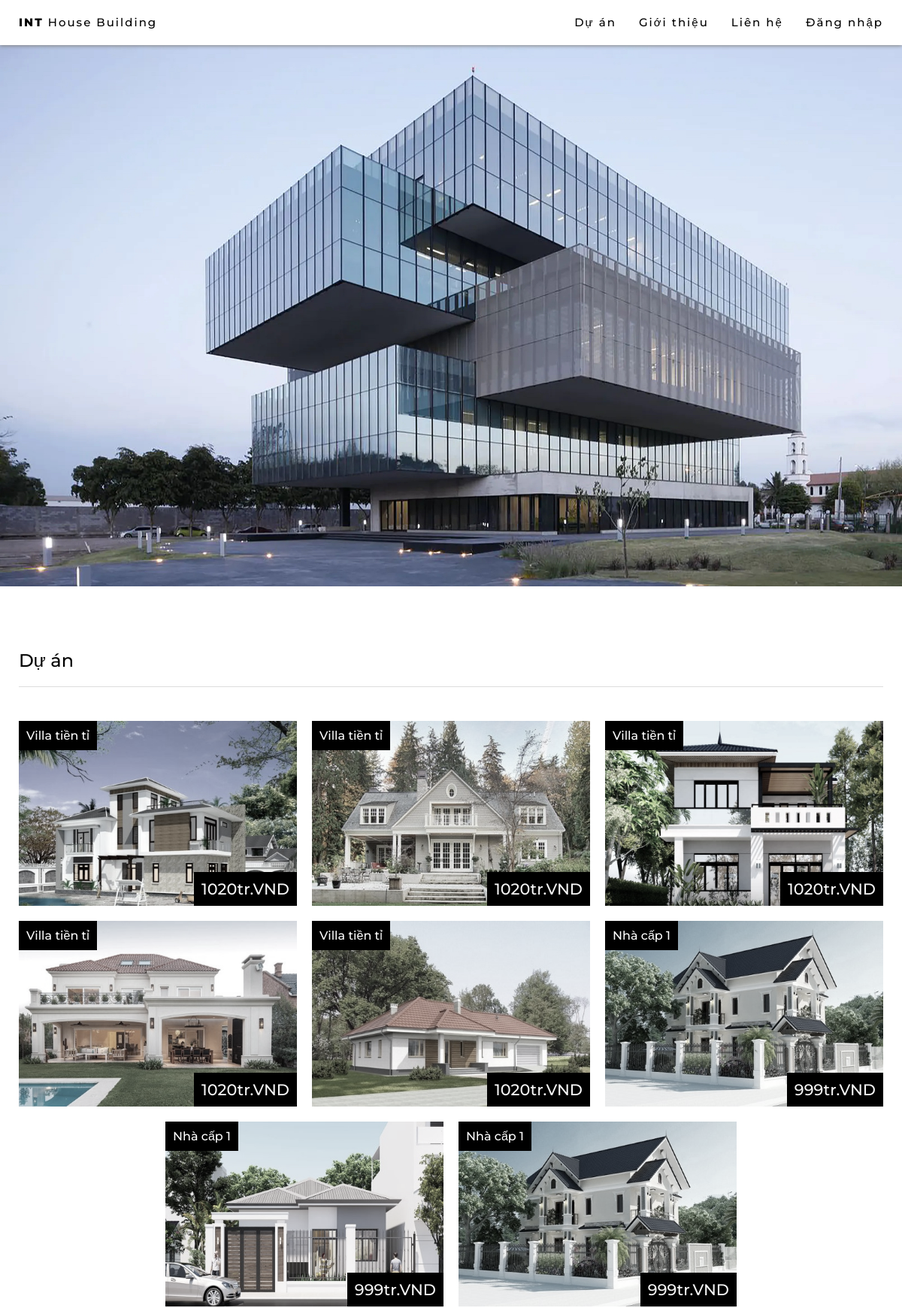
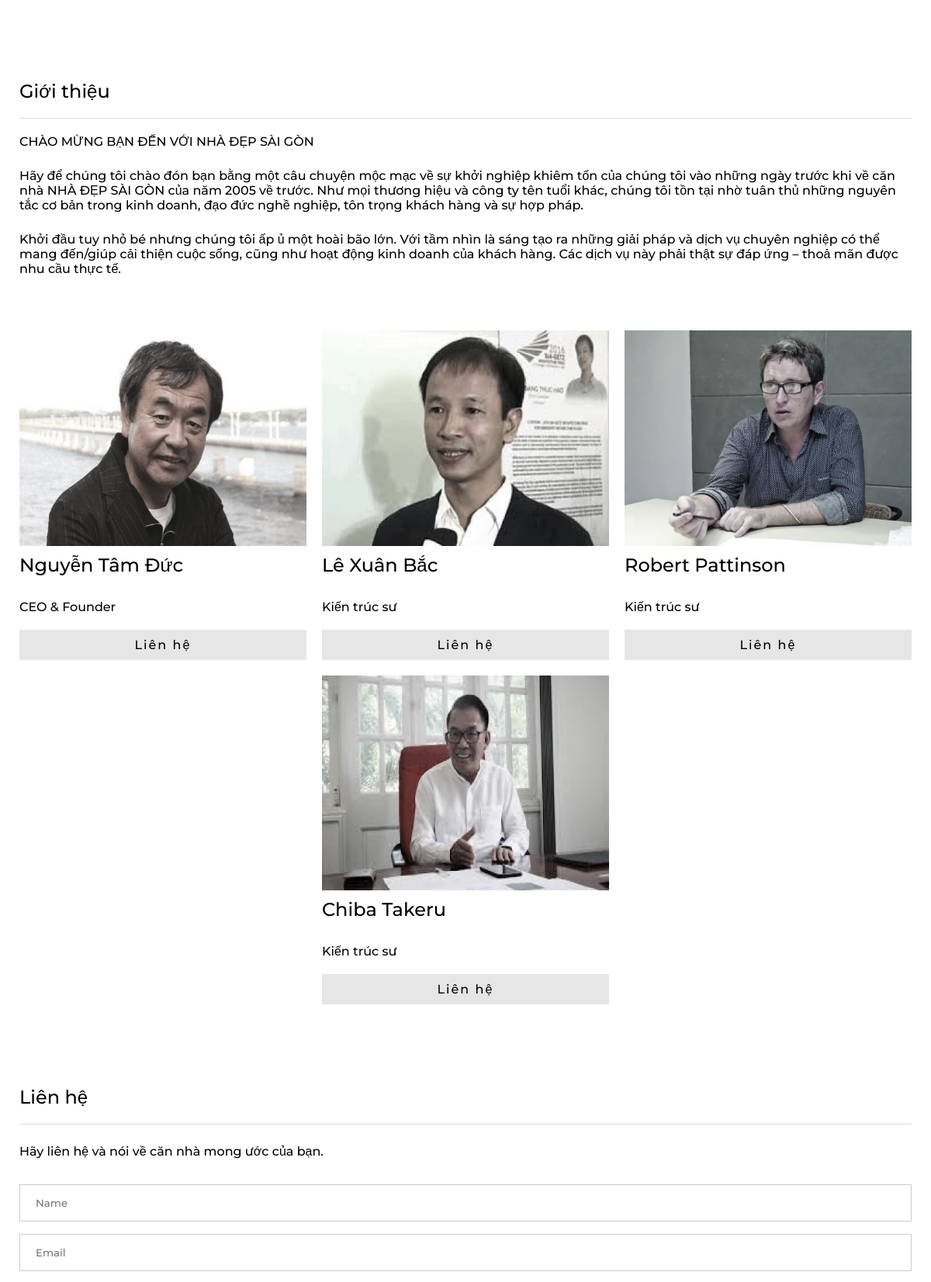
The page / (upper part) on the database its author committed (2 pictures, top to bottom).
### tables this page shows
CREATE TABLE `post` (
  `id` int(11) NOT NULL,
  `cost` bigint(20) NOT NULL,
  `category` varchar(100) NOT NULL,
  `poster` int(11) NOT NULL,
  `content` varchar(8000) NOT NULL,
  `img` varchar(100) NOT NULL,
  `adress` varchar(100) NOT NULL
);

CREATE TABLE `employee` (
  `id` int(11) NOT NULL,
  `name` varchar(100) NOT NULL,
  `position` varchar(100) NOT NULL,
  `email` varchar(100) NOT NULL,
  `img` varchar(800) NOT NULL
);

### index.php (the view, shortened to what this page needs)
<?php
include('session.php');
?>
<!DOCTYPE html>
<html lang="en">
<head>
    <link rel="stylesheet" href="style.css">
    <link rel="stylesheet" href="https://cdnjs.cloudflare.com/ajax/libs/font-awesome/4.7.0/css/font-awesome.min.css">
</head>
<body>
    <div id="navbar">
        <a href="#" class="home button">
            <b>INT</b> House Building
        </a>
        <?php
        if (!isset($_SESSION['login_user'])) {
            echo "<a href='#' id='myBtnMobile' class='button' onclick='openModal()'> Đăng nhập</a>";
        } else {
            echo "<a href='#' id='myBtnInfo' class='button' onclick='openModalInfo()'> Hello:" . $login_session . "</a>";
        }
        ?>
        <a href="#contact" class="button">
            Liên hệ
        </a>
        <a href="#about" class="button">
            Giới thiệu
        </a>
        <a href="#projects" class="button">
            Dự án
        </a>
    </div>
    <div class=" main_content">
        <div class="top_content">
            <img src="./img/architect.jpg" alt="architect" class="main_picture">
        </div>
        <div id="projects">
            <div class="sub_title">
                <h2>Dự án</h2>
            </div>
            <div class="projects_content">
                <?php
                    $sql = "SELECT * FROM post ORDER BY id LIMIT 8 OFFSET 0";
                    $result = mysqli_query($db,$sql);
                    if ($result->num_rows > 0) {
                        while($row = $result->fetch_assoc()) {
                            echo "<div class='sub_content'>
                                <img src='./".$row['img']."' alt='house1' class='sub_picture'>
                                <div class='sub_text'>
                                    <span>".$row['category']."</span>
                                </div>
                                <div class='prices'>
                                    <span>".(string)($row['cost']/1000000)."tr.VND</span>
                                </div>
                            </div>";
                        }
                    }
                ?>
        </div>
        <div id="about">
            <div class="sub_title">
                <h2>Giới thiệu</h2>
                <h4>CHÀO MỪNG BẠN ĐẾN VỚI NHÀ ĐẸP SÀI GÒN</h4>
                <p>Hãy để chúng tôi chào đón bạn bằng một câu chuyện mộc mạc về sự khởi nghiệp khiêm tốn của
                    chúng
                    tôi vào những ngày trước khi về căn nhà NHÀ ĐẸP SÀI GÒN của năm 2005 về trước. Như mọi
                    thương
                    hiệu và công ty tên tuổi khác, chúng tôi tồn
                    tại nhờ tuân thủ những nguyên tắc cơ bản trong kinh doanh, đạo đức nghề nghiệp, tôn
                    trọng khách
                    hàng và sự hợp pháp.</p>
                <p>Khởi đầu tuy nhỏ bé nhưng chúng tôi ấp ủ một hoài bão lớn. Với tầm nhìn là sáng tạo ra
                    những giải
                    pháp và dịch vụ chuyên nghiệp có thể mang đến/giúp cải thiện cuộc sống, cũng như hoạt
                    động kinh
                    doanh của khách hàng. Các dịch vụ này phải
                    thật sự đáp ứng – thoả mãn được nhu cầu thực tế.</p>
            </div>
            <div class="projects_content">
                <?php
                    $sql = "SELECT * FROM employee ORDER BY id  LIMIT 4 OFFSET 0";
                    $result = mysqli_query($db,$sql);
                    if ($result->num_rows > 0) {
                        while($row = $result->fetch_assoc()) {
                            echo "<div class='sub_content'>
                            <img src='./".$row['img']."' alt='team1' class='sub_picture'>
                            <h3>".$row['name']."</h3>
                            <h4>".$row['position']."</h4>
                            <a href='mailto:".$row['email']."' class='button about'>Liên hệ</a>
                            </div>";
                        }
                    }
                ?>
            </div>
        </div>
        <div id="contact">
            <div class="sub_title">
                <h2>Liên hệ</h2>
                <p>Hãy liên hệ và nói về căn nhà mong ước của bạn.</p>
                <form action="/index.html" method="POST">
                    <input type="text" id="name" name="name" placeholder="Name">
                    <input type="text" id="email" name="email" placeholder="Email">
                </form>
            </div>
        </div>
    </div>
</body>
</html>

### style.css (style rules this page uses)
* { font-family: "Montserrat", sans-serif; text-decoration: none; font-weight: 500; margin: unset; }
html { scroll-behavior: smooth; }
b { font-weight: 800; }
p { margin: 25px 0px; text-align: left; }
#navbar { overflow: hidden; position: fixed; top: 0; z-index: 6; background-color: white; height: 60px; width: 100%; font-size: 15px; padding: 5px 10px; box-shadow: 0 1px 5px 0 gray; box-sizing: border-box; }
.button { margin: 5px 5px; float: right; color: black; padding: 10px 10px; letter-spacing: 2px; }
.home { float: left; }
.main_content { margin-top: 60px; display: flex; flex-direction: column; align-items: center; width: 100%; }
.top_content { width: 100%; height: auto; position: relative; max-width: 1500px; }
.main_picture { width: 100%; height: auto; margin: 0px 0px; }
.sub_title { padding: 20px 25px; }
#projects, #about, #contact { max-width: 1550px; width: 100%; }
.projects_content { display: flex; flex-flow: row wrap; justify-content: center; position: relative; padding: 15px; }
.sub_content { position: relative; padding: 10px; width: 25%; box-sizing: border-box; display: flex; flex-direction: column; }
@media only screen and (max-width: 1300px) { .sub_content { width: 33.333333%; } }
.sub_picture { width: 100%; height: auto; filter: grayscale(70%); }
.sub_text { position: absolute; background-color: black; color: white; padding: 10px; top: 10px; left: 10px; }
.prices { position: absolute; background-color: black; color: whitesmoke; padding: 10px; bottom: 10px; right: 10px; font-weight: 800; font-size: 130%; }
h2 { padding: 20px 0px; border-bottom: 1px solid rgb(221, 221, 221); margin-top: 40px; }
h3 { font-size: 1.5em; margin: 10px 0px; }
h4 { margin: 20px 0px; }
.button.about { background-color: rgb(230, 230, 230); width: calc(100% - 20px); float: initial; margin: auto; text-align: center; }
input[type="text"], select { width: 100%; padding: 15px 20px; margin: 8px 0; display: inline-block; border: 1px solid #ccc; box-sizing: border-box; }

### rows shown on the page
post: img (picture), category "Villa tiền tỉ", $row['cost']/1000000 "1020"
post: img (picture), category "Villa tiền tỉ", $row['cost']/1000000 "1020"
post: img (picture), category "Villa tiền tỉ", $row['cost']/1000000 "1020"
post: img (picture), category "Villa tiền tỉ", $row['cost']/1000000 "1020"
post: img (picture), category "Villa tiền tỉ", $row['cost']/1000000 "1020"
post: img (picture), category "Nhà cấp 1", $row['cost']/1000000 "999"
post: img (picture), category "Nhà cấp 1", $row['cost']/1000000 "999"
post: img (picture), category "Nhà cấp 1", $row['cost']/1000000 "999"
employee: img (picture), name "Nguyễn Tâm Đức", position "CEO & Founder"
employee: img (picture), name "Lê Xuân Bắc", position "Kiến trúc sư"
employee: img (picture), name "Robert Pattinson", position "Kiến trúc sư"
employee: img (picture), name "Chiba Takeru", position "Kiến trúc sư"
